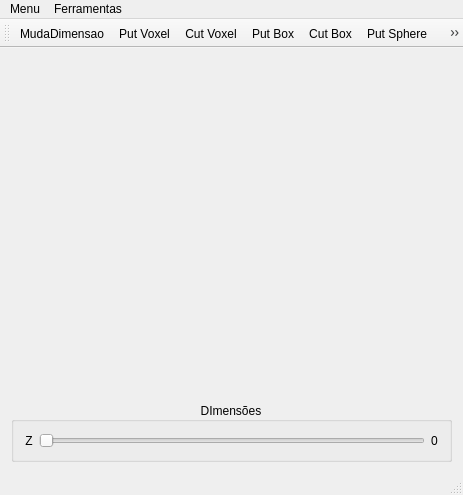
<?xml version="1.0" encoding="UTF-8"?>
<ui version="4.0">
 <class>MainWindow</class>
 <widget class="QMainWindow" name="MainWindow">
  <property name="geometry">
   <rect>
    <x>0</x>
    <y>0</y>
    <width>463</width>
    <height>495</height>
   </rect>
  </property>
  <property name="windowTitle">
   <string>MainWindow</string>
  </property>
  <widget class="QWidget" name="centralWidget">
   <layout class="QHBoxLayout" name="horizontalLayout_2">
    <item>
     <layout class="QVBoxLayout" name="verticalLayout" stretch="90,10">
      <item>
       <widget class="Plotter" name="widget" native="true">
        <property name="enabled">
         <bool>true</bool>
        </property>
        <property name="sizePolicy">
         <sizepolicy hsizetype="Fixed" vsizetype="Fixed">
          <horstretch>0</horstretch>
          <verstretch>0</verstretch>
         </sizepolicy>
        </property>
        <property name="minimumSize">
         <size>
          <width>200</width>
          <height>200</height>
         </size>
        </property>
        <property name="maximumSize">
         <size>
          <width>500</width>
          <height>500</height>
         </size>
        </property>
        <property name="layoutDirection">
         <enum>Qt::LeftToRight</enum>
        </property>
       </widget>
      </item>
      <item>
       <widget class="QGroupBox" name="groupBox">
        <property name="maximumSize">
         <size>
          <width>500</width>
          <height>500</height>
         </size>
        </property>
        <property name="title">
         <string>DImensões</string>
        </property>
        <property name="alignment">
         <set>Qt::AlignCenter</set>
        </property>
        <layout class="QHBoxLayout" name="horizontalLayout">
         <item>
          <widget class="QLabel" name="label_5">
           <property name="text">
            <string>Z</string>
           </property>
           <property name="alignment">
            <set>Qt::AlignCenter</set>
           </property>
          </widget>
         </item>
         <item>
          <widget class="QSlider" name="horizontalSliderZ">
           <property name="orientation">
            <enum>Qt::Horizontal</enum>
           </property>
          </widget>
         </item>
         <item>
          <widget class="QLabel" name="label_6">
           <property name="text">
            <string>0</string>
           </property>
           <property name="alignment">
            <set>Qt::AlignCenter</set>
           </property>
          </widget>
         </item>
        </layout>
       </widget>
      </item>
     </layout>
    </item>
   </layout>
  </widget>
  <widget class="QMenuBar" name="menuBar">
   <property name="geometry">
    <rect>
     <x>0</x>
     <y>0</y>
     <width>463</width>
     <height>22</height>
    </rect>
   </property>
   <widget class="QMenu" name="menuMenu">
    <property name="title">
     <string>Menu</string>
    </property>
    <addaction name="actionSalvar"/>
    <addaction name="actionSair"/>
   </widget>
   <widget class="QMenu" name="menuFerramentas">
    <property name="title">
     <string>Ferramentas</string>
    </property>
    <addaction name="actionMudaDimensao"/>
    <addaction name="actionPut_Voxel"/>
    <addaction name="actionCut_Voxel"/>
    <addaction name="actionPut_Box"/>
    <addaction name="actionCut_Box"/>
    <addaction name="actionPut_sphere"/>
    <addaction name="actionCut_Sphere"/>
    <addaction name="actionPut_Ellipsoid"/>
    <addaction name="actionCut_Ellipsoid"/>
   </widget>
   <addaction name="menuMenu"/>
   <addaction name="menuFerramentas"/>
  </widget>
  <widget class="QToolBar" name="mainToolBar">
   <attribute name="toolBarArea">
    <enum>TopToolBarArea</enum>
   </attribute>
   <attribute name="toolBarBreak">
    <bool>false</bool>
   </attribute>
   <addaction name="actionMudaDimensao"/>
   <addaction name="actionPut_Voxel"/>
   <addaction name="actionCut_Voxel"/>
   <addaction name="actionPut_Box"/>
   <addaction name="actionCut_Box"/>
   <addaction name="actionPut_sphere"/>
   <addaction name="actionCut_Sphere"/>
   <addaction name="actionPut_Ellipsoid"/>
   <addaction name="actionCut_Ellipsoid"/>
  </widget>
  <widget class="QStatusBar" name="statusBar"/>
  <action name="actionPut_Voxel">
   <property name="text">
    <string>Put Voxel</string>
   </property>
  </action>
  <action name="actionCut_Voxel">
   <property name="text">
    <string>Cut Voxel</string>
   </property>
  </action>
  <action name="actionPut_Box">
   <property name="text">
    <string>Put Box</string>
   </property>
  </action>
  <action name="actionCut_Box">
   <property name="text">
    <string>Cut Box </string>
   </property>
  </action>
  <action name="actionPut_sphere">
   <property name="text">
    <string>Put Sphere</string>
   </property>
  </action>
  <action name="actionCut_Sphere">
   <property name="text">
    <string>Cut Sphere</string>
   </property>
  </action>
  <action name="actionPut_Ellipsoid">
   <property name="text">
    <string>Put Ellipsoid</string>
   </property>
  </action>
  <action name="actionCut_Ellipsoid">
   <property name="text">
    <string>Cut Ellipsoid</string>
   </property>
  </action>
  <action name="actionSalvar">
   <property name="text">
    <string>Salvar</string>
   </property>
  </action>
  <action name="actionSair">
   <property name="text">
    <string>Sair</string>
   </property>
  </action>
  <action name="actionMudaDimensao">
   <property name="text">
    <string>MudaDimensao</string>
   </property>
  </action>
 </widget>
 <layoutdefault spacing="6" margin="11"/>
 <customwidgets>
  <customwidget>
   <class>Plotter</class>
   <extends>QWidget</extends>
   <header>plotter.h</header>
   <container>1</container>
  </customwidget>
 </customwidgets>
 <resources/>
 <connections>
  <connection>
   <sender>actionSair</sender>
   <signal>triggered()</signal>
   <receiver>MainWindow</receiver>
   <slot>fecharTudo()</slot>
   <hints>
    <hint type="sourcelabel">
     <x>-1</x>
     <y>-1</y>
    </hint>
    <hint type="destinationlabel">
     <x>356</x>
     <y>267</y>
    </hint>
   </hints>
  </connection>
  <connection>
   <sender>horizontalSliderZ</sender>
   <signal>valueChanged(int)</signal>
   <receiver>label_6</receiver>
   <slot>setNum(int)</slot>
   <hints>
    <hint type="sourcelabel">
     <x>300</x>
     <y>328</y>
    </hint>
    <hint type="destinationlabel">
     <x>348</x>
     <y>329</y>
    </hint>
   </hints>
  </connection>
 </connections>
 <slots>
  <slot>fecharTudo()</slot>
 </slots>
</ui>
